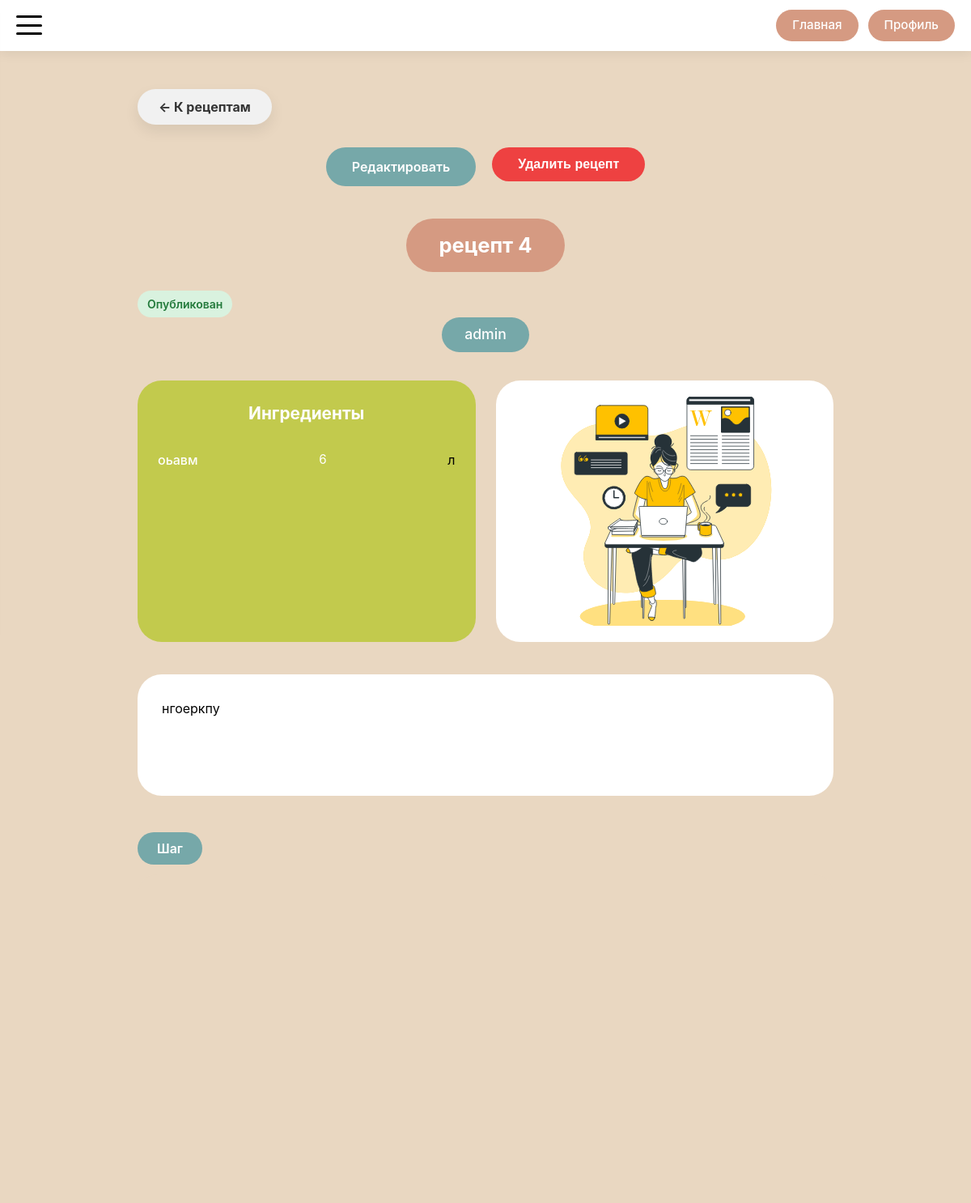
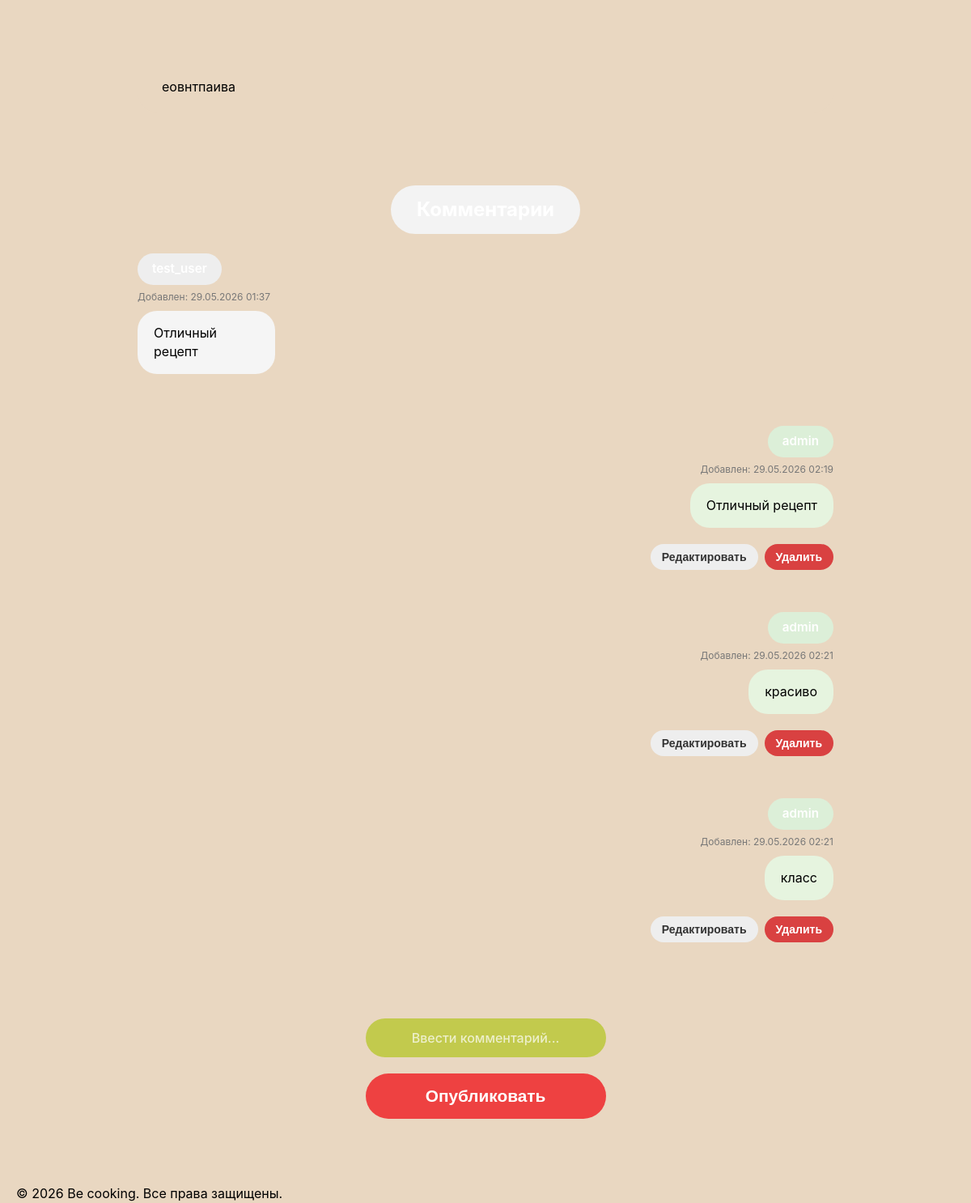
The page /recipes/4/manage (signed in) on the database as committed earlier (2 pictures, top to bottom).
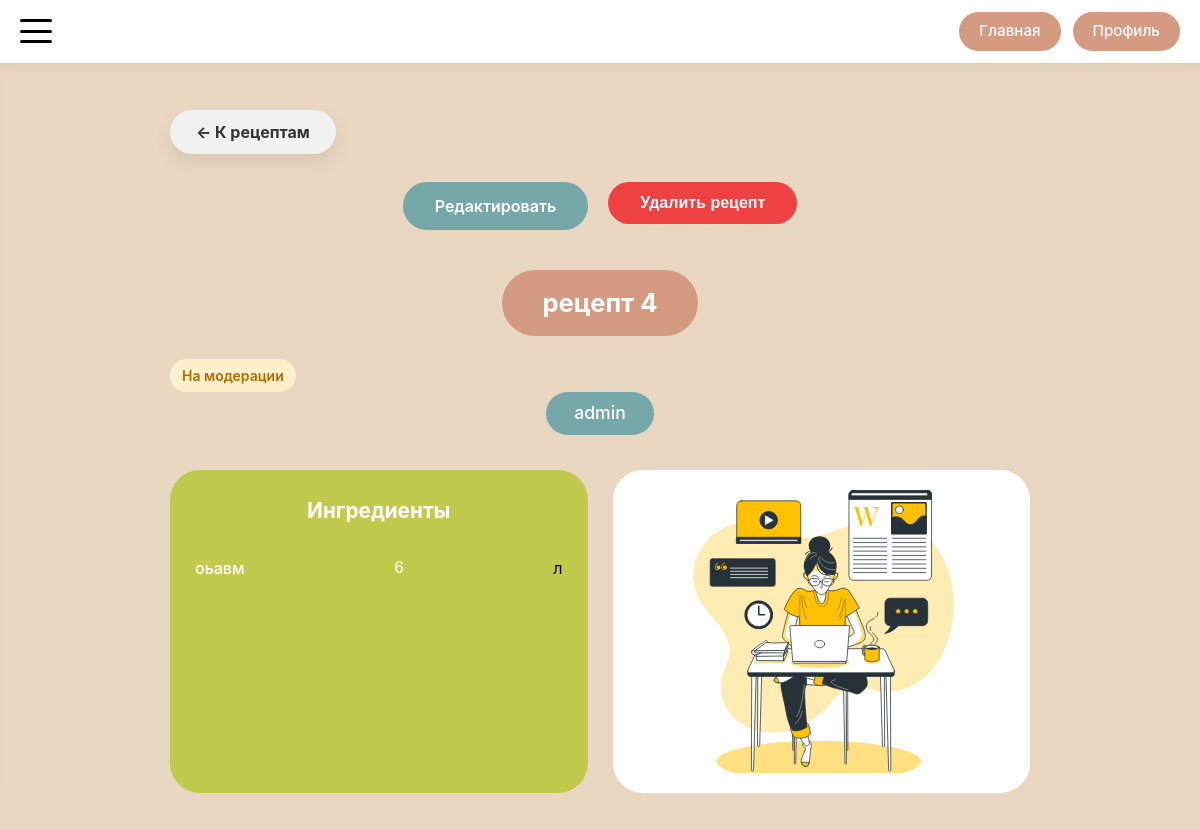
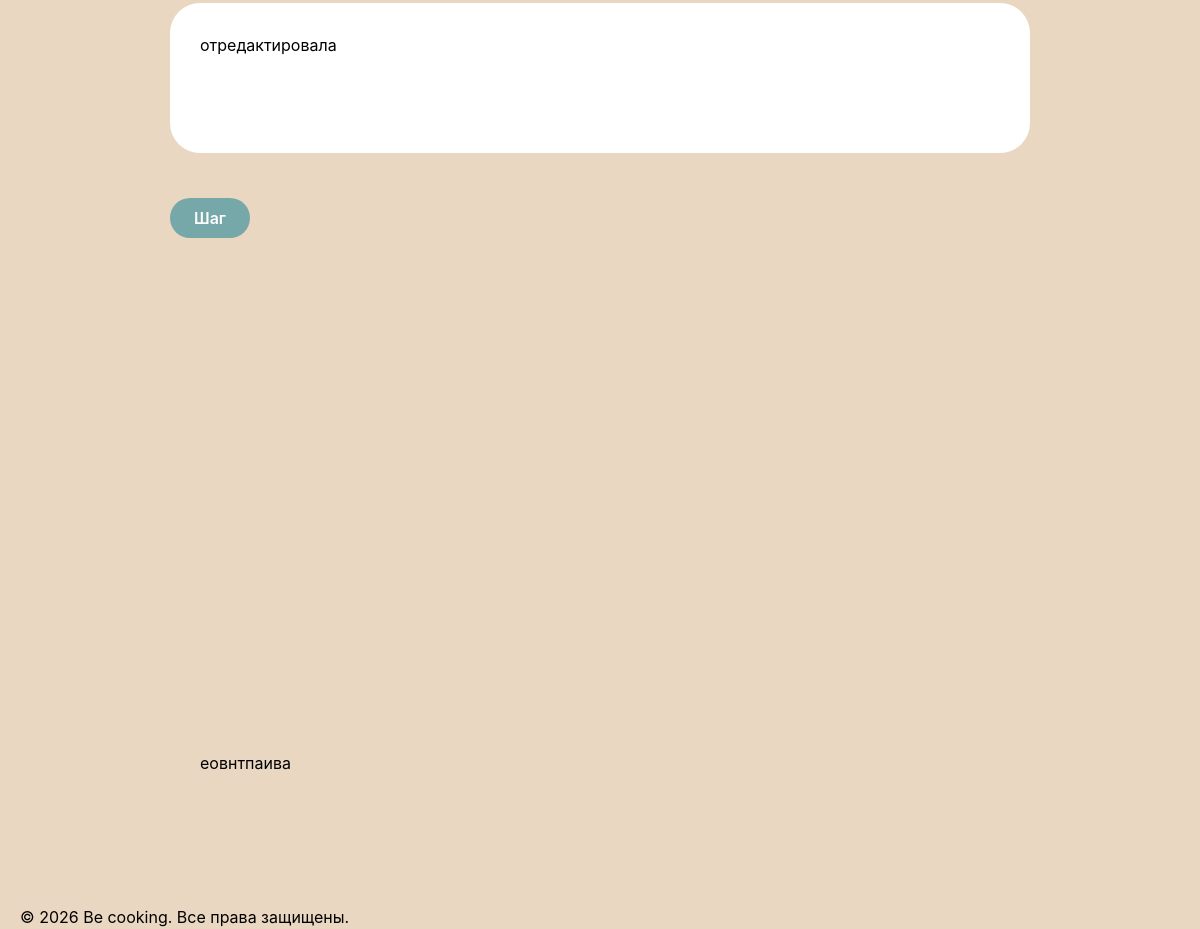
The same page on the database as committed later (2 pictures, top to bottom).
### models.py (models this page shows, shortened)
class Recipe(db.Model):
    __tablename__ = 'recipe'
    id = db.Column(db.Integer, primary_key=True)
    title = db.Column(db.String(200), nullable=False)
    description = db.Column(db.Text)
    author_id = db.Column(db.Integer, db.ForeignKey('user.id'), nullable=False)
    status = db.Column(db.Enum(RecipeStatusEnum), nullable=False, default=RecipeStatusEnum.PENDING)
    created_at = db.Column(db.DateTime, default=datetime.utcnow)
    updated_at = db.Column(db.DateTime, default=datetime.utcnow, onupdate=datetime.utcnow)
    main_image_url = db.Column(db.String(300))
    ingredients = db.Column(db.JSON)  # В SQLAlchemy JSON может хранить массивы
    steps = db.relationship('RecipeStep', backref='recipe', lazy='dynamic', cascade='all, delete-orphan')
    comments = db.relationship('Comment', backref='recipe', lazy='dynamic', cascade='all, delete-orphan')
    notes = db.relationship('Note', backref='recipe', lazy='dynamic', cascade='all, delete-orphan')
    favorites = db.relationship('Favorite', backref='recipe', lazy='dynamic', cascade='all, delete-orphan')
    cart_items = db.relationship('CartItem', backref='recipe', lazy='dynamic', cascade='all, delete-orphan')

class RecipeStep(db.Model):
    __tablename__ = 'recipe_step'
    id = db.Column(db.Integer, primary_key=True)
    recipe_id = db.Column(db.Integer, db.ForeignKey('recipe.id'), nullable=False)
    step_number = db.Column(db.Integer, nullable=False)
    text = db.Column(db.Text, nullable=False)
    image_url = db.Column(db.String(300))
    __table_args__ = (
        db.UniqueConstraint('recipe_id', 'step_number', name='unique_recipe_step'),
    )

class Comment(db.Model):
    __tablename__ = 'comment'
    id = db.Column(db.Integer, primary_key=True)
    user_id = db.Column(db.Integer, db.ForeignKey('user.id'), nullable=False)
    text = db.Column(db.Text, nullable=False)
    created_at = db.Column(db.DateTime, default=datetime.utcnow)
    updated_at = db.Column(db.DateTime, default=datetime.utcnow, onupdate=datetime.utcnow)
    article_id = db.Column(db.Integer, db.ForeignKey('article.id', ondelete='CASCADE'), nullable=True)
    recipe_id = db.Column(db.Integer, db.ForeignKey('recipe.id', ondelete='CASCADE'), nullable=True)

class User(db.Model, UserMixin):
    __tablename__ = 'user'
    id = db.Column(db.Integer, primary_key=True)
    username = db.Column(db.String(100), unique=True, nullable=False)
    password_hash = db.Column(db.String(255), nullable=False)
    avatar_url = db.Column(db.String(300))
    created_at = db.Column(db.DateTime, default=datetime.utcnow)
    role = db.Column(db.Enum(UserRoleEnum), nullable=False, default=UserRoleEnum.USER)
    recipes = db.relationship('Recipe', backref='author', lazy='dynamic')
    comments = db.relationship('Comment', backref='author', lazy='dynamic')
    favorites = db.relationship('Favorite', backref='user', lazy='dynamic')
    cart_items = db.relationship('CartItem', backref='user', lazy='dynamic')
    notes = db.relationship('Note', backref='user', lazy='dynamic')
    chefs = db.relationship('Chef', backref='admin', lazy='dynamic')
    articles = db.relationship('Article', backref='author', lazy='dynamic')

### routes/recipe_routes.py (the view)
@app.route('/recipes/<int:recipe_id>/manage')
@login_required
def recipe_manage(recipe_id):
    recipe = Recipe.query.get_or_404(recipe_id)
    if recipe.author_id != current_user.id:
        abort(403)
    comments_allowed = recipe.status == RecipeStatusEnum.PUBLISHED
    comments = get_recipe_comments(recipe.id)
    return render_template(
        'recipes/recipe_manage.html',
        recipe=recipe,
        comments=comments,
        comments_allowed=comments_allowed
    )

### app.py (called while the page is built)
@login_manager.user_loader
def load_user(user_id):
    return User.query.get(int(user_id))

@app.context_processor
def inject_enums():
    return dict(UserRoleEnum=UserRoleEnum)

### routes/recipe_routes.py (called while the page is built)
def get_recipe_comments(recipe_id):
    comments = (
        Comment.query
        .filter_by(recipe_id=recipe_id)
        .order_by(Comment.created_at.asc())
        .all()
    )
    for comment in comments:
        if comment.created_at and comment.updated_at:
            comment.is_edited = (comment.updated_at - comment.created_at).total_seconds() > 1
        else:
            comment.is_edited = False
    return comments

### templates/recipes/recipe_manage.html (shortened to what this page needs)
{% extends 'base/base.html' %}
{% block main_class %}recipe-manage-main{% endblock %}
{% block container_class %}recipe-manage-container{% endblock %}
{% block content %}
{% with back_url=url_for('recipes'), back_text='К рецептам', back_class='recipe-back-btn' %}
{% include 'components/_back_button.html' %}
{% endwith %}
<div class="recipe-manage-actions-bar">
    <a href="{{ url_for('recipe_edit', recipe_id=recipe.id) }}" class="recipe-manage-action-btn action-edit"
       style="text-decoration: none; text-align: center;">Редактировать</a>
    <form id="delete-recipe-form" action="{{ url_for('recipe_delete', recipe_id=recipe.id) }}" method="POST"
          style="display:inline;">
        <button type="button" class="recipe-manage-action-btn action-delete" id="open-delete-modal">
            Удалить рецепт
        </button>
    </form>
</div>
<div class="recipe-manage-info-block">
    <div class="recipe-manage-title-wrapper">
        <div class="recipe-manage-title-pill">{{ recipe.title }}</div>
    </div>
    <div class="recipe-manage-status-wrapper">
        {% if recipe.status.value == 'published' %}
        <div class="recipe-status recipe-status-published">Опубликован</div>
        {% elif recipe.status.value == 'pending' %}
        <div class="recipe-status recipe-status-pending">На модерации</div>
        {% elif recipe.status.value == 'rejected' %}
        <div class="recipe-status recipe-status-rejected">Отклонён</div>
        {% endif %}
    </div>
    <div class="recipe-manage-author-wrapper">
        <div class="recipe-manage-author-pill">{{ recipe.author.username }}</div>
    </div>
    <div class="recipe-manage-ingredients-photo-row">
        <div class="recipe-manage-ingredients-box">
            <div class="recipe-manage-ingredients-title">Ингредиенты</div>
            <ul class="recipe-manage-ingredients-list">
                {% for ingredient in recipe.ingredients %}
                <li class="recipe-ingredient-item">
                    <span class="ingredient-name">{{ ingredient.name }}</span>
                    <span class="ingredient-amount">{{ ingredient.amount }}</span>
                    <span class="ingredient-unit">{{ ingredient.unit }}</span>
                </li>
                {% endfor %}
            </ul>
        </div>
        <div class="recipe-manage-photo-box">
            <div class="recipe-manage-photo-inner">
                <img src="{{ recipe.main_image_url if recipe.main_image_url else 'https://placehold.co' }}"
                     alt="{{ recipe.title }}">
            </div>
        </div>
    </div>
</div>
<div class="recipe-manage-description-block">
    <div class="recipe-manage-description-card">
        <div class="recipe-manage-description-content">{{ recipe.description|safe }}</div>
    </div>
</div>
<div class="recipe-manage-steps-block">
    {% for step in recipe.steps %}
    {% include 'components/_step_block.html' %}
    {% endfor %}
</div>
{% if comments_allowed %}
{% include 'components/_comments_list.html' %}
{% if current_user.is_authenticated %}
<form action="{{ url_for('add_recipe_comment', recipe_id=recipe.id) }}" method="POST" class="recipe-footer-panel">
    <div class="footer-input-wrapper">
        <input
                type="text"
                name="text"
                class="footer-comment-input"
                placeholder="Ввести комментарий..."
                required
        >
    </div>
    <div class="footer-submit-wrapper">
        <button type="submit" class="footer-submit-btn">
            Опубликовать
        </button>
    </div>
</form>
{% else %}
<div class="comments-disabled-message">
    Комментарии будут доступны после публикации рецепта.
</div>
{% endif %}
{% endif %}
{% endblock %}

### templates/components/_step_block.html (shortened to what this page needs)
<div class="recipe-step-item">
    <div class="step-number-pill">Шаг {{ step_index }}</div>
    <div class="step-card">
        <div class="step-image">
        </div>
        <div class="step-text">{{ step.text }}</div>
    </div>
</div>

### templates/components/_comment_other.html (shortened to what this page needs)
<div class="comment-item comment-other">
    <div class="comment-author-pill">
    </div>
    <div class="comment-meta">
        <span>Добавлен: {{ comment.created_at.strftime('%d.%m.%Y %H:%M') }}</span>
    </div>
    <div class="comment-text-card">
        <div class="comment-text-content">{{ comment.text }}</div>
    </div>
</div>

### templates/components/_comment_self.html (shortened to what this page needs)
<div class="comment-item comment-self">
    <div class="comment-author-pill user-comment-author">
        {{ comment.author.username }}
    </div>
    <div class="comment-meta">
        <span>Добавлен: {{ comment.created_at.strftime('%d.%m.%Y %H:%M') }}</span>
    </div>
    <div class="comment-text-card comment-view-text">
        <div class="comment-text-content">{{ comment.text }}</div>
    </div>
    <div class="comment-actions">
        <button type="button" class="comment-action-btn comment-edit-btn">
            Редактировать
        </button>
        {% if recipe %}
            {% set delete_url = url_for('delete_comment', comment_id=comment.id) %}
        {% else %}
            {% set delete_url = url_for('delete_article_comment', comment_id=comment.id) %}
        {% endif %}
        <form action="{{ delete_url }}"
              method="POST"
              class="comment-delete-form"
              style="display:inline;">
            <button type="button"
                    class="comment-action-btn comment-delete-btn js-open-comment-delete-modal"
                    data-comment-text="{{ comment.text|e }}">Удалить</button>
        </form>
    </div>
</div>

Rows that differ between the two databases and show on the page:
no longer on this page (row unchanged): Comment: created_at "29.05.2026 01:37", text "Отличный рецепт"
no longer on this page (row unchanged): Comment: author.username "admin", created_at "29.05.2026 02:19", text "Отличный рецепт"
no longer on this page (row unchanged): Comment: author.username "admin", created_at "29.05.2026 02:21", text "красиво"
no longer on this page (row unchanged): Comment: author.username "admin", created_at "29.05.2026 02:21", text "класс"
changed Recipe "рецепт 4": status "PUBLISHED" → "PENDING" (drawn); description "нгоеркпу" → "отредактировала"
Other text that changed with them:
text no longer shown: "Опубликован Опубликовать"
text now shown: "На модерации"
